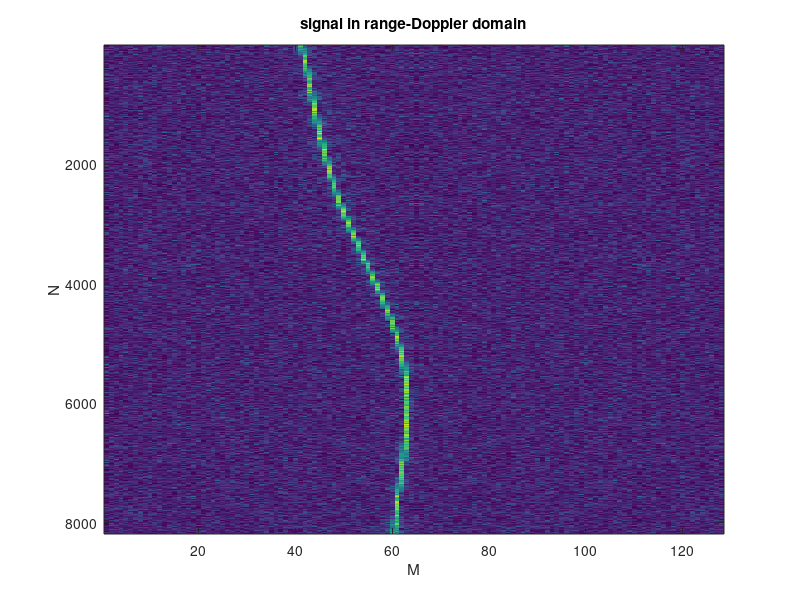

Write MATLAB code to recreate this figure.
clear all;close all;clc
%% mono component radar echo signal generation

f0 = 2e9;
c = 3e8;
lambda = c/f0;
N = 8192;
PRF = 200;
M = 128;
B = 100e6;
fs = 200e6;
Tr = 50e-6;
k = B/Tr;
SNR = -5;

T = (-M/2:M/2-1)/fs;
Ta = (-N/2:N/2-1)/PRF;

Gamma = 4*k/c;

Phi1 = -2*pi*20.*(2*cos(2*pi*Ta/60-0.1*pi)+sin(2*pi*Ta/30))-30*Ta+700;
s1 = zeros(N,M);
for in = 1:N
   s1(in,:) = exp(1j*2*pi*T*(-4*k/c*Phi1(in))).*exp(1j*Phi1(in));
end
s1 = zeros(N,M);
for in = 1:N
   s1(in,:) = exp(1j*2*pi*T*(-4*k/c*Phi1(in))).*exp(1j*Phi1(in));
end


s0 = s1;
saddn = awgn(zeros(N,M),SNR);
s = s0+saddn;
save monosignal;

PN = sqrt(sum(sum(abs(saddn(1:100,1:100).^2)))/10000);   %noise sigma

figure;
sf = fftshift(fft(s,[],2),2);
imagesc(abs(sf));
xlabel('M');
ylabel('N');
title('signal in range-Doppler domain');    %give a range-Doppler view of the radar signal
